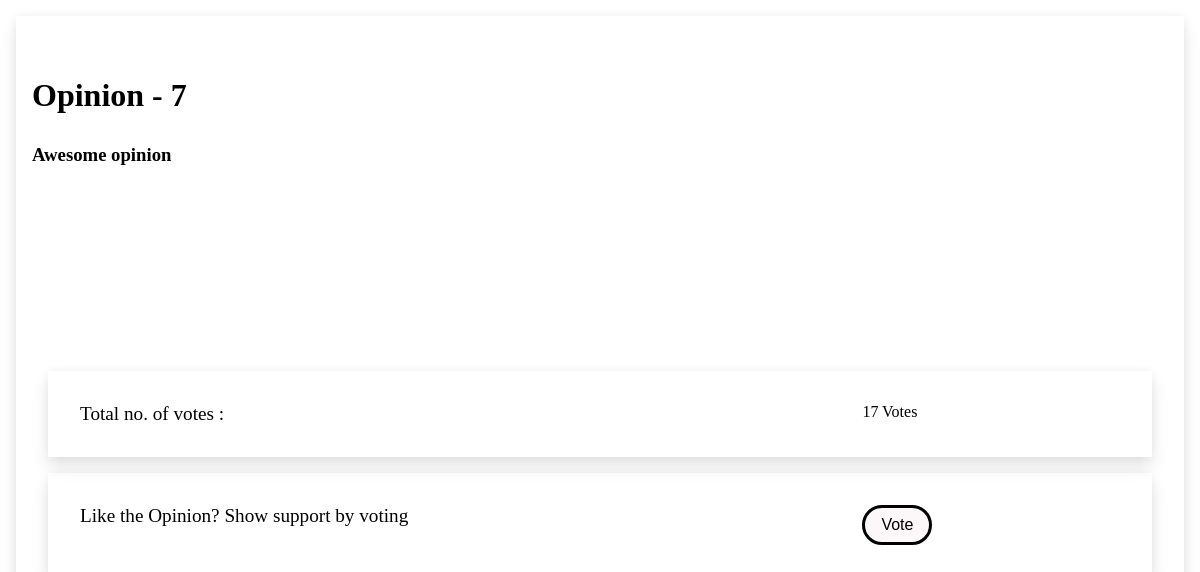
Page /xapp/opinion/7/ on the committed database.
### xapp/models.py (models this page shows, shortened)
class Opinion(models.Model):
    topic = models.ForeignKey(Topic, on_delete=models.CASCADE)
    opinion = models.CharField(max_length=200)
    votes = models.IntegerField(default=0)

### xapp/views.py (the view)
# urls.py: path('opinion/<int:pk>/', views.OpinionView.as_view(), name='opinion'),
class OpinionView(generic.DetailView):
    model = Opinion
    template_name = 'xapp/opinion.html'

### xapp/templates/xapp/opinion.html (shortened to what this page needs)
<!DOCTYPE html>
<html>
  <head>
    {% load static %}
    <link
      rel="stylesheet"
      type="text/css"
      href="{% static 'xapp/style.css' %}"
    />
  </head>
  <body>
    <div class="content">
      <div class="header">
        <h1>Opinion - {{ opinion.id }}</h1>
        <h3>{{ opinion.opinion }}</h3>
      </div>
      <table>
        <tr>
          <td class="main-cell">Total no. of votes :</td>
          <td>{{ opinion.votes }} Votes</td>
        </tr>
        <tr>
          <form action="{% url 'xapp:vote' opinion.id %}" method="post">
            <td class="main-cell">
              <label> Like the Opinion? Show support by voting</label>
            </td>
            <td>
              <input
                class="button"
                type="submit"
                id="{{ opinion.id }}"
                value="Vote"
              />
            </td>
          </form>
        </tr>
      </table>
    </div>
  </body>
</html>

### xapp/static/xapp/style.css (style rules this page uses)
body, html { width: 100%; height: 100%; font-family: Georgia, "Times New Roman", Times, serif; }
* { margin: 0; padding: 0; }
body { padding: 1rem; width: calc(100% - 2rem); height: calc(100% - 2rem); }
.content { display: flex; flex-direction: column; padding: 1rem; height: calc(100% - 2rem); justify-content: center; box-shadow: 0 0.6rem 1rem rgba(0, 0, 0, 0.1), 0 0 0.6rem rgba(0, 0, 0, 0.05); }
.content .header { display: flex; flex-direction: column; height: 20%; justify-content: space-evenly; }
.content table { padding: 1rem; display: flex; flex-direction: column; height: calc(80% - 2rem); justify-content: center; }
.content table tr { display: flex; flex: 1; margin: 1rem 0; padding: 1rem; box-shadow: 0 0.6rem 1rem rgba(0, 0, 0, 0.1), 0 0 0.6rem rgba(0, 0, 0, 0.05); transition: 0.3s transform cubic-bezier(0.155, 1.105, 0.295, 1.12), 0.3s box-shadow, 0.3s -webkit-transform cubic-bezier(0.155, 1.105, 0.295, 1.12); }
.content table tr td { display: flex; padding: 1rem; }
.main-cell { width: 70%; font-size: 1.2rem; }
.button { color: black; background-color: #fcf8f9; padding: 0.5rem 1rem; text-align: center; text-decoration: none; display: inline-block; border: none; border-radius: 2rem; font-size: 1rem; -webkit-transition-duration: 0.4s; -o-transition-duration: 0.4s; transition-duration: 0.4s; border: 0.2rem solid black; cursor: pointer; }

### rows in the picture
Opinion: id "7", opinion "Awesome opinion", votes "17"
